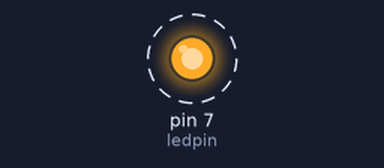
Bench run of a sketch on a simulated Arduino Uno, built with avr-gcc and run on an emulated ATmega328P. On the bench: output pins drawn as LEDs (lit = HIGH). Dashed ring = blinking.

Above: at 0.5 s.
Timing chart, 0 to 4.6 s (numbered marks = the images above):
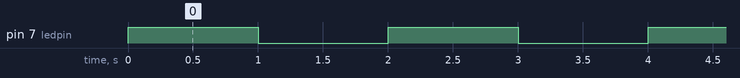

The sketch:

sketch_feb27b.ino
```cpp
 int  ledpin =7 ;
 void setup() {
pinMode  (ledpin,OUTPUT );
  // initialize digital pin 7 as an output .

}

void loop() {
  digitalWrite (ledpin , HIGH ); // turn the led on
   delay (1000);  // wait for a second
   digitalWrite ( ledpin, LOW ); // turn the led off
   delay (1000) ; // wait for a second


}
```

Measured:
- by itself, pin 7 (ledpin): alternates HIGH for 1.0 s and LOW for 1.0 s
